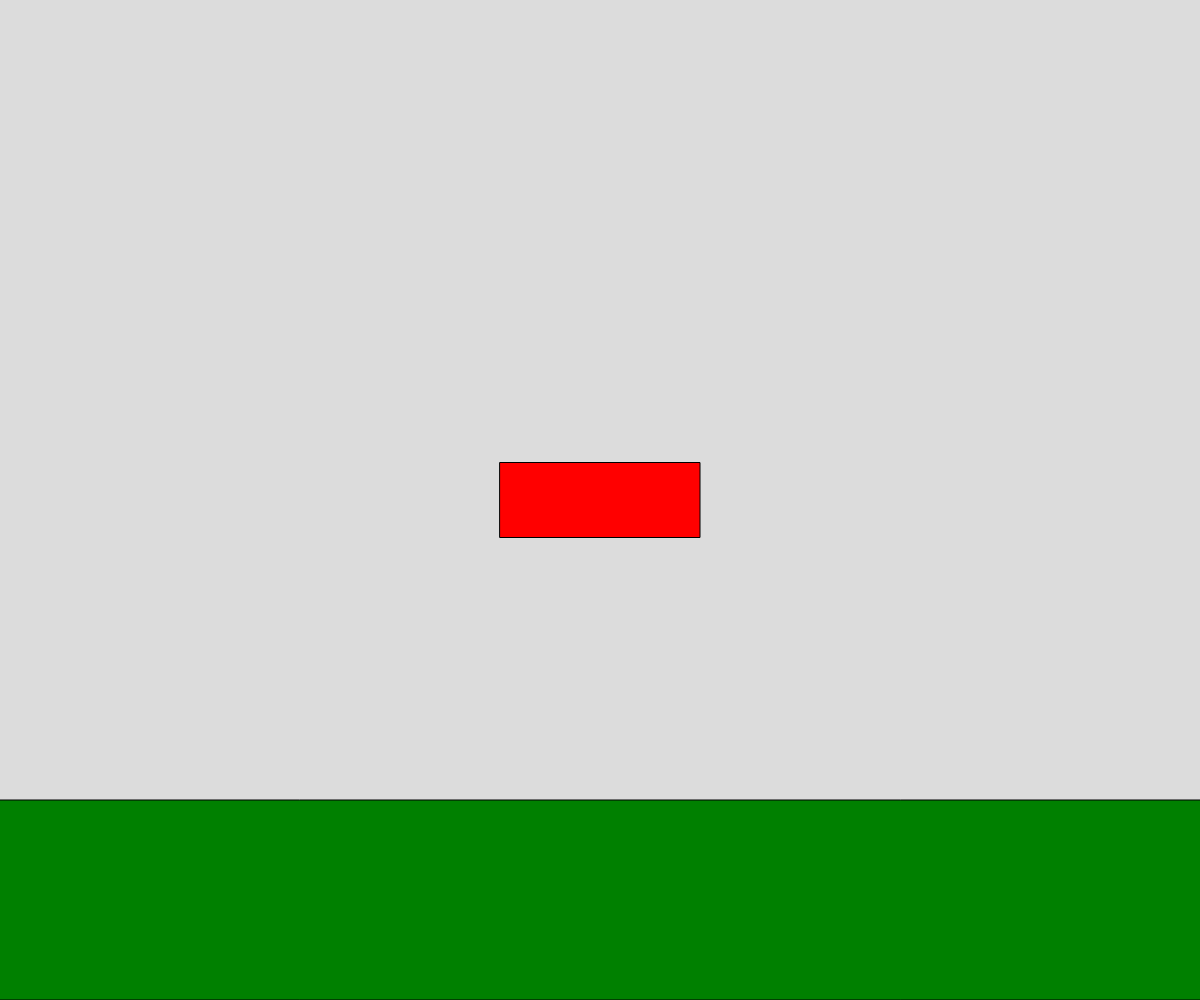
Frame 1 (no input)
Frame 60 (no input): identical to frame 1, image omitted
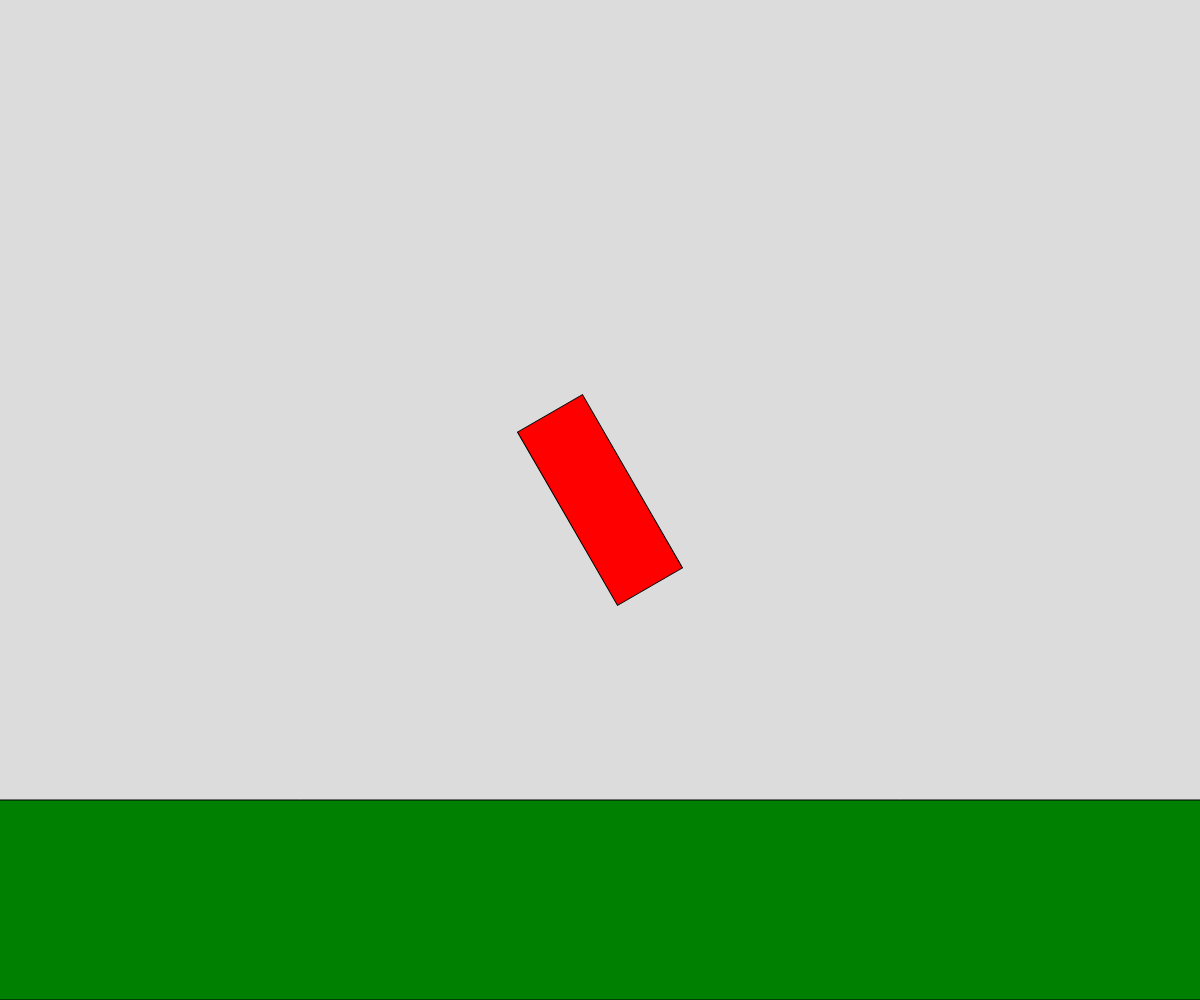
Frame 120 (the mouse pressed at the canvas centre since frame 60)

The p5.js sketch that drew these frames (run headless with seeded random() and noise() and a simulated clock; from frame 60 on, the mouse is pressed at the canvas centre):

// p5.js sketch
// ── sketch.js
// Translate/Rotate Demo

function setup() {
  createCanvas(windowWidth, windowHeight);
  angleMode(DEGREES);
  rectMode(CENTER);
}

function draw() {
  background(220);

  push(); //save the transformation matrix
  translate(width/2, height/2);
  rotate(mouseX);
  fill("red");
  rect(0, 0, 200, 75);
  pop(); //reset to the last pushed settings of the matrix

  fill("green");
  rect(200, height-100, width*2, 200);
}
